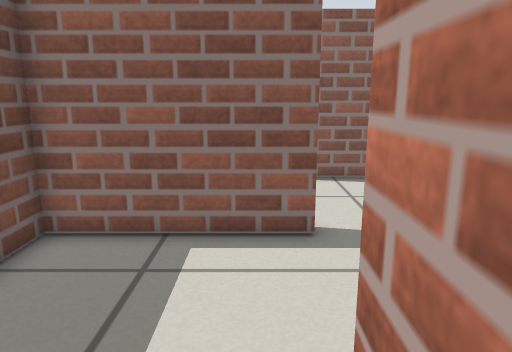
view 1 (above)

19 first-person views from a walk through a robot-simulator world made for Gazebo. The camera is 0.15 m above the floor, tilts 12° down and sees 70° across. The floor is counted in squares, 0.05 m on a side. Each view is taken from the middle of a square. On the plan, view 1 faces up. The plan holds only what a view shows up to about 20 squares ahead; the rest is blank. Simple patterns stand in for the simulator's built-in surfaces.

view 2
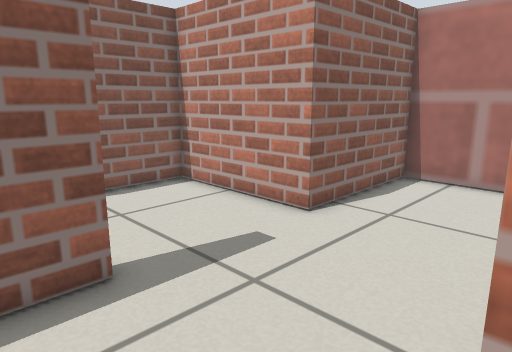

view 3
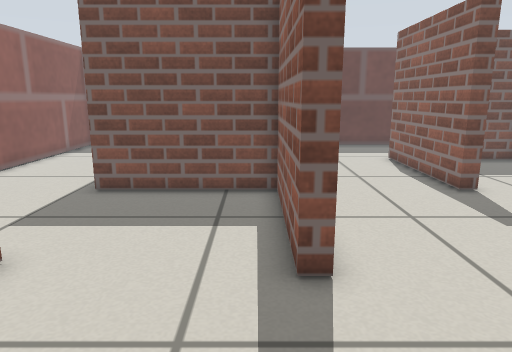

view 4
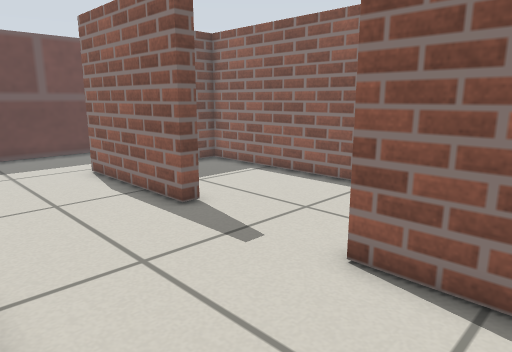

view 5
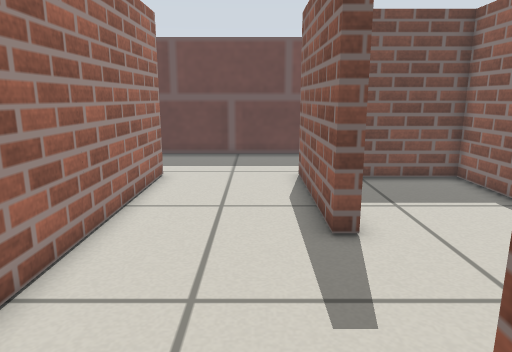

view 6
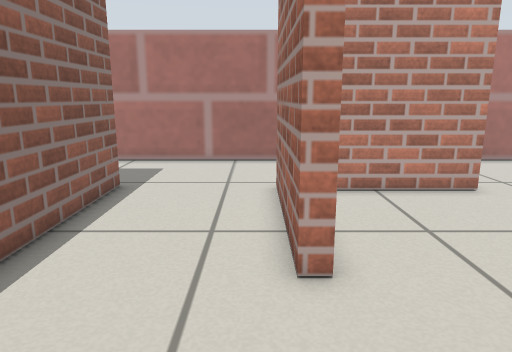

view 7
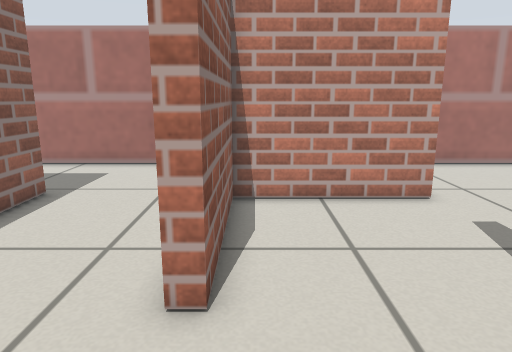

view 8
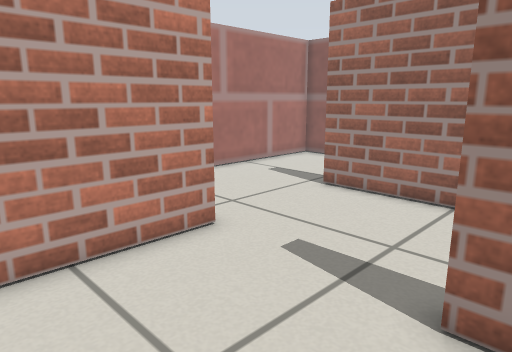

view 9
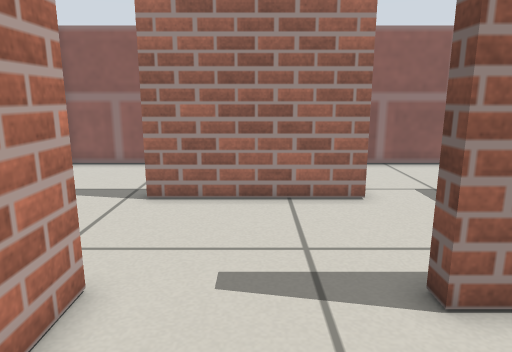

view 10
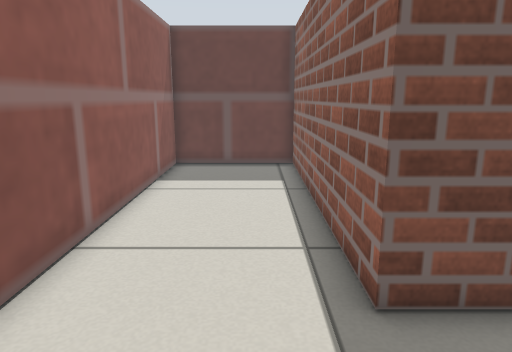

view 11
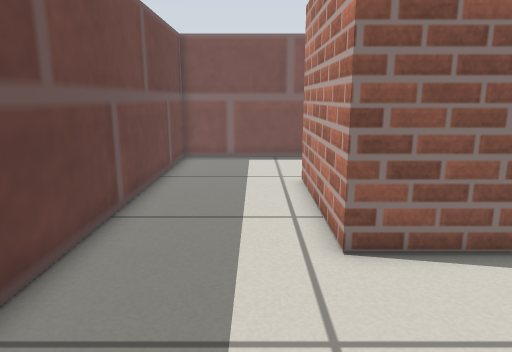

view 12
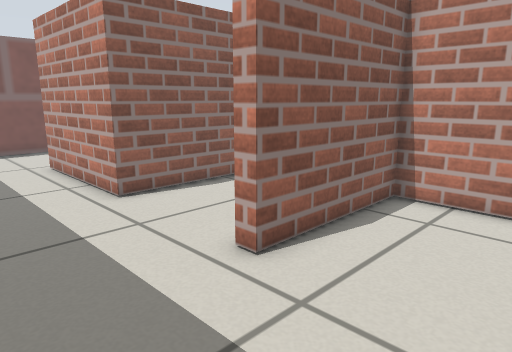

view 13
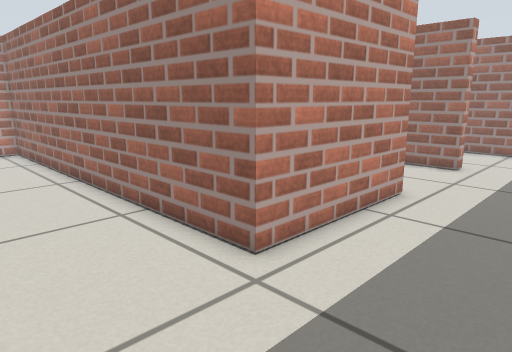

view 14
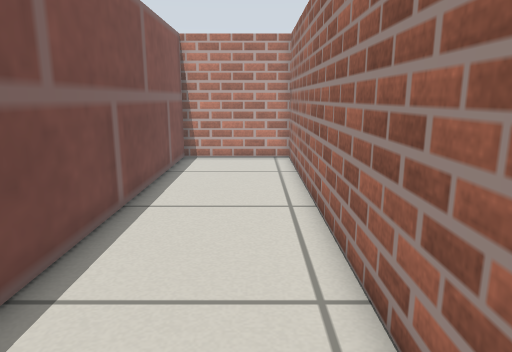

view 15
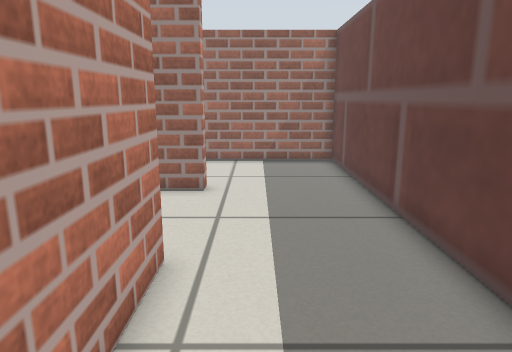

view 16
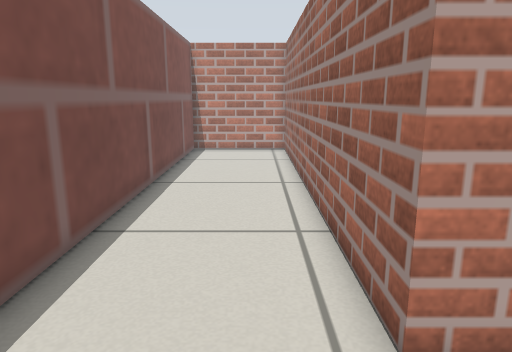

view 17
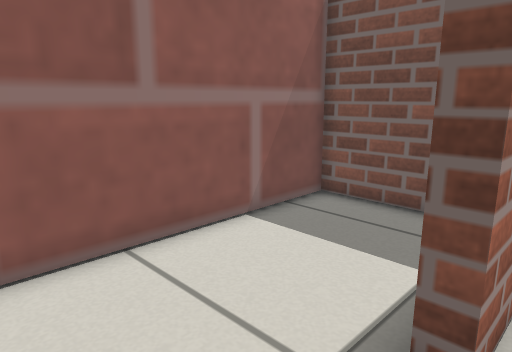

view 18
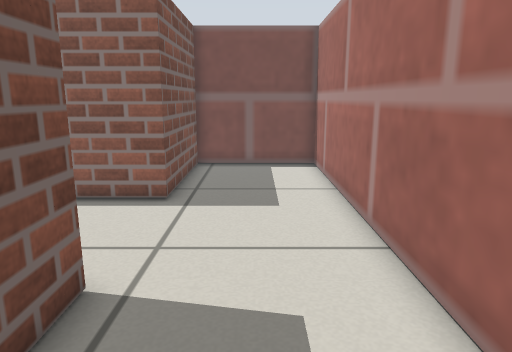

view 19
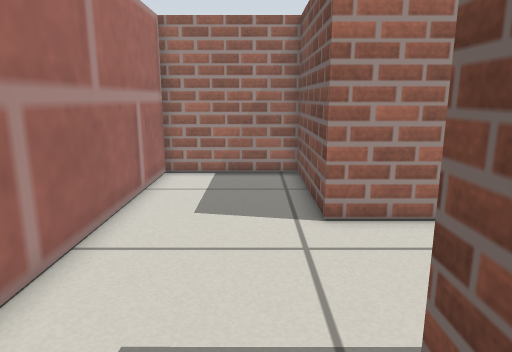

### Floor plan
Points are (right, up) in squares from view 1. A wall is a line through its corners. A room is listed if a view was taken in it or the views show most of it. See-through windows are left out.
Room 1 (views 1, 2, 3, 4, 5, 6, 7, 8, 9, 10, 11, 12, 13, 14, 15, 16, 17, 18, 19)
walls: (0.4, 8.3) (1.3, 8.3) (1.3, 7.7) (-4.7, 7.7) (-4.7, 1.7) (-16.7, 1.7) (-16.7, -3.7) (-1.1, -3.7); (-4.7, 14.4) (-4.7, 13.7) (-11.3, 13.7) (-11.3, 20.3) (6.7, 20.3) (6.7, 25.7) (-16.7, 25.7) (-16.7, 2.3) (-9.7, 2.3); (-5.3, 4.6) (-5.3, 7.7) (-11.3, 7.7) (-11.3, 8.3) (-1.7, 8.3); (-2.8, 19.7) (-10.7, 19.7) (-10.7, 16); (0.7, 0.9) (0.7, 2.3) (7.3, 2.3) (7.3, 1.6); (1.3, -0.4) (1.3, -3.7) (12.7, -3.7) (12.7, 7.7) (6.7, 7.7) (6.7, 13.7) (0.7, 13.7) (0.7, 14.3) (7.3, 14.3) (7.3, 8.3) (12.7, 8.3) (12.7, 25.7) (7.3, 25.7) (7.3, 19.7) (1.2, 19.7)

Positions as (right, up) in squares from view 1, and headings:
1: (0, 0), facing up
2: (-1, 2), facing up-right
3: (7, 7), facing left
4: (4, 8), facing up-left
5: (3, 12), facing left
6: (-5, 15), facing right
7: (-4, 13), facing right
8: (0, 13), facing down-right
9: (4, 13), facing down
10: (0, 0), facing left
11: (-13, 7), facing up
12: (-16, 3), facing up-right
13: (-16, 25), facing down-right
14: (-12, 22), facing right
15: (-13, 20), facing down
16: (-15, 22), facing right
17: (11, 3), facing down-left
18: (10, 9), facing up
19: (9, 23), facing down
